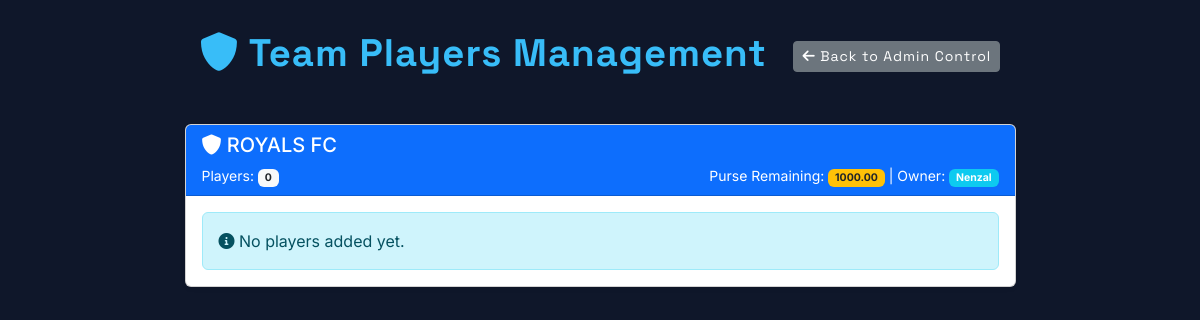
Page /team/2/players/ (signed in) on the earlier database version.
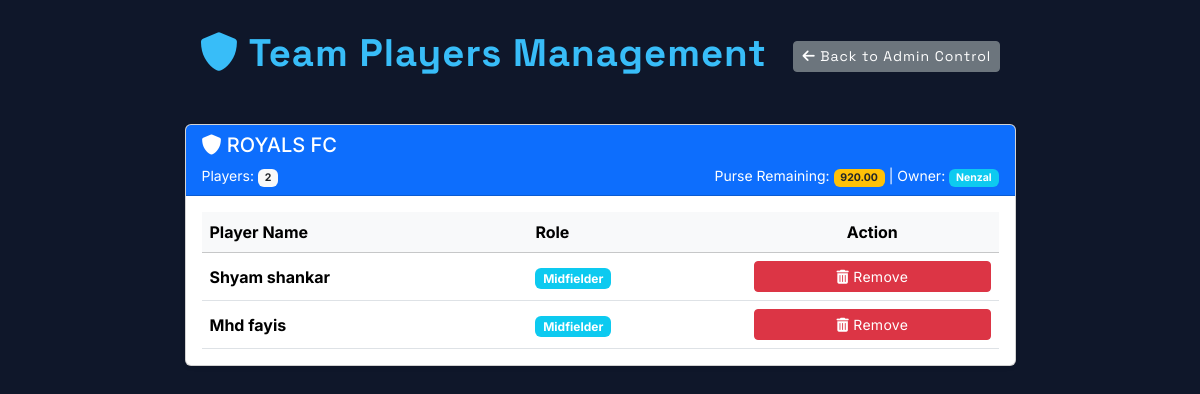
Same page on the later database version.
### auction/models.py (models this page shows, shortened)
class Team(models.Model):
    name = models.CharField(max_length=100, unique=True)
    owner = models.CharField(max_length=100)
    purse_remaining = models.DecimalField(max_digits=10, decimal_places=2, default=0.00)

class Player(models.Model):
    Defender = 'Def'
    Forward = 'For'
    Goalkeeper = 'Goal'
    Midfielder = 'Mid'
    PLAYER_TYPES = [
        (Defender, 'Defender'),
        (Forward, 'Forward'),
        (Goalkeeper, 'Goalkeeper'),
        (Midfielder, 'Midfielder'),
    ]
    name = models.CharField(max_length=100)
    phone_number = models.CharField(max_length=20, null=True, blank=True)
    photo = models.ImageField(upload_to='player_photos/', null=True, blank=True)
    player_type = models.CharField(max_length=4, choices=PLAYER_TYPES)
    base_price = models.DecimalField(max_digits=10, decimal_places=2)
    is_sold = models.BooleanField(default=False)
    sold_to_team = models.ForeignKey(Team, on_delete=models.SET_NULL, null=True, blank=True, related_name='players')
    final_price = models.DecimalField(max_digits=10, decimal_places=2, null=True, blank=True)
    random_row = models.FloatField(default=0.0) # Used for random initial ordering
    auction_round = models.PositiveIntegerField(default=1)

### auction/views.py (the view)
# urls.py: path('team/<int:team_id>/players/', views.team_players, name='team_players'),
@user_passes_test(is_admin, login_url='/admin/login/')
def team_players(request, team_id):
    team = get_object_or_404(Team, id=team_id)
    players = team.players.all()
    return render(request, 'team_players.html', {'team': team, 'players': players})

### auction/views.py (called while the page is built)
def is_admin(user):
    return user.is_superuser

### templates/team_players.html (shortened to what this page needs)
{% extends "header.html" %}
{% block header %}
    <i class="fas fa-shield-alt"></i> Team Players Management
    <a  href="{% url 'admin_auction_control' %}" class="btn btn-sm btn-secondary ms-3">
        <i class="fas fa-arrow-left"></i> Back to Admin Control
    </a>
{% endblock %}
{% block content %}
<div class="container mt-5">
    <div class="row justify-content-center">
        {% if team %}
        <div class="col-lg-9 mb-4">
            <div class="card h-100 shadow-sm">
                <div class="card-header bg-primary text-white">
                    <h5 class="mb-0">
                        <i class="fas fa-shield-alt"></i> {{ team.name }}
                    </h5>
                    <div class="d-flex justify-content-between align-items-center mt-2">
                        <small>Players: <span class="badge bg-light text-dark">{{ players.count }}</span></small>
                        <small>
                            Purse Remaining: <span class="badge bg-warning text-dark">{{ team.purse_remaining }}</span>
                            | Owner: <span class="badge bg-info">{{ team.owner }}</span>
                        </small>
                    </div>
                </div>
                <div class="card-body">
                    {% if players %}
                        <div class="table-responsive">
                            <table class="table table-hover mb-0">
                                <thead class="table-light">
                                    <tr>
                                        <th>Player Name</th>
                                        <th>Role</th>
                                        <th class="text-center">Action</th>
                                    </tr>
                                </thead>
                                <tbody>
                                    {% for player in players %}
                                    <tr class="player-row" data-player-id="{{ player.id }}">
                                        <td class="align-middle">
                                            <strong>{{ player.name }}</strong>
                                        </td>
                                        <td class="align-middle">
                                            <span class="badge bg-info">{{ player.get_player_type_display }}</span>
                                        </td>
                                        <td class="text-center align-middle">
                                            <button type="button"
                                                    class="btn btn-sm btn-danger remove-player-btn"
                                                    data-player-id="{{ player.id }}"
                                                    data-player-name="{{ player.name }}"
                                                    data-team-id="{{ team.id }}"
                                                    data-bs-toggle="modal"
                                                    data-bs-target="#confirmRemoveModal">
                                                <i class="fas fa-trash-alt"></i> Remove
                                            </button>
                                        </td>
                                    </tr>
                                    {% endfor %}
                                </tbody>
                            </table>
                        </div>
                    {% else %}
                        <div class="alert alert-info mb-0" role="alert">
                            <i class="fas fa-info-circle"></i> No players added yet.
                        </div>
                    {% endif %}
                </div>
            </div>
        </div>
        {% else %}
        <div class="col-12">
            <div class="alert alert-warning">
                <i class="fas fa-exclamation-triangle"></i> No team available.
            </div>
        </div>
        {% endif %}
    </div>
</div>
{% endblock %}

Differences in the rows shown:
changed Team "ROYALS FC": count "0" → "2"; purse_remaining "1000.00" → "920.00"
now on this page (row edited): Player: name "Shyam shankar", player_type "Midfielder"
changed Player: sold_to_team_id empty → 2 (drawn)
now on this page (row edited): Player: name "Mhd fayis", player_type "Midfielder"
Other differences:
text no longer shown: "No players added yet."
text now shown: "Player Name Role Action"
